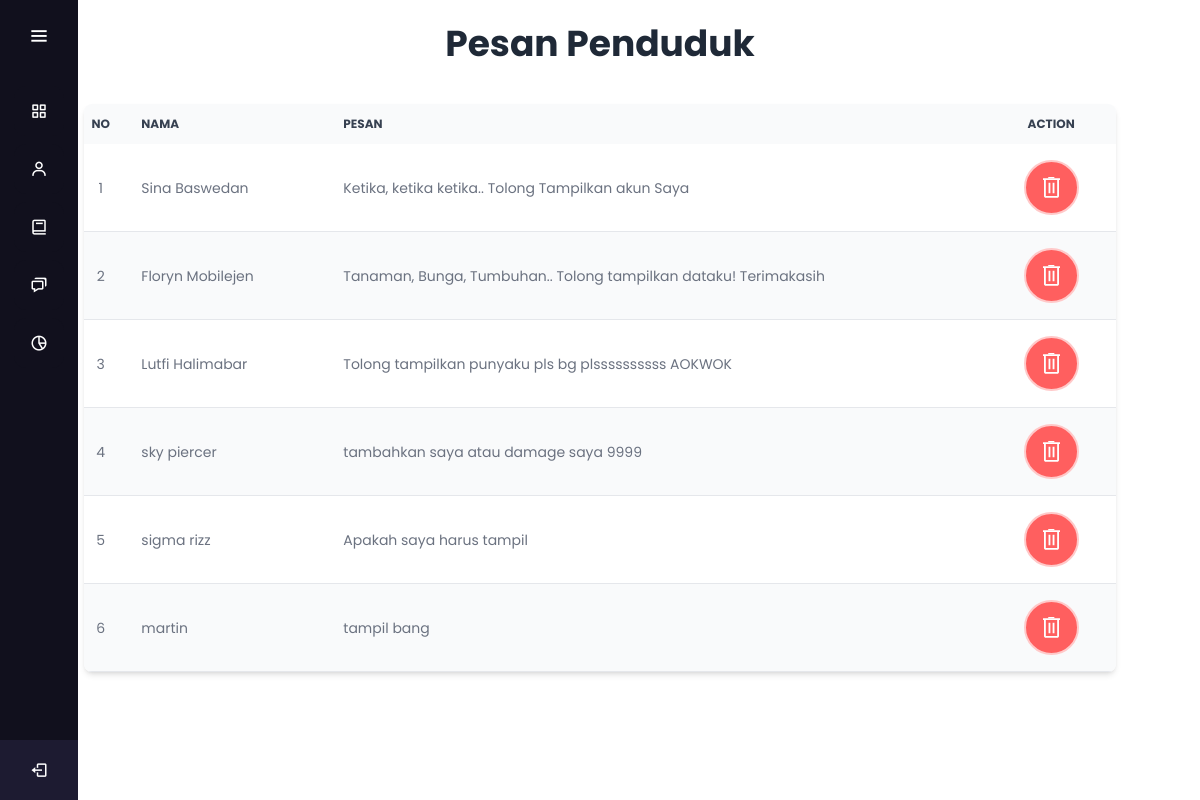
/pages/apesan.php (signed in), run on the app's committed database.
### tables this page shows
CREATE TABLE `pesan` (
  `idPesan` int(11) NOT NULL,
  `namaP` varchar(20) NOT NULL,
  `deskripsi` text NOT NULL
);

### pages/apesan.php (the view, shortened to what this page needs)
<?php
    include("../assets/mySql/connect.php");
    $query = mysqli_query($conn, "SELECT * FROM pesan") ;
?>
<!DOCTYPE html>
<html lang="en">
<head>
    <link rel="stylesheet" href="../assets/cdn/flowbite.min.css" />
    <link rel="stylesheet" href="../assets/css/adakes.css" />
</head>
<body style="background-image: url('../assets/image/pesan.jpg'); background-size: cover;">
    <?php include "../layout/anavbar.php" ?>
    <div>
        <div style=" padding: 7%; padding-top : 2%; padding-bottom : 0%; min-height:75dvh;">
            <p class="text-center text-4xl font-bold text-gray-800 mb-10"> Pesan Penduduk </p>
            <div class= "mb-10">
                <div class="relative overflow-x-auto shadow-md sm:rounded-lg">
                    <table class="w-full text-sm text-left rtl:text-right text-gray-500 dark:text-gray-400">
                        <thead class="text-xs text-gray-700 uppercase bg-gray-50 dark:bg-gray-700 dark:text-gray-400">
                            <tr>
                                <th scope="col" class="px-1 py-1 text-center">
                                    No
                                </th>
                                <th scope="col" class="px-6 py-3">
                                    Nama
                                </th>
                                <th scope="col" class="px-6 py-3">
                                    Pesan
                                </th>
                                <th scope="col" class="px-6 py-3 text-center">
                                    Action
                                </th>
                            </tr>
                        </thead>
                        <tbody>
                            <?php
                            $i = 1;
                            while ($data = mysqli_fetch_array($query)) :
                        ?>
                            <tr
                                class="odd:bg-white odd:dark:bg-gray-900 even:bg-gray-50 even:dark:bg-gray-800 border-b dark:border-gray-700">
                                <td class="px-1 py-1 text-center">
                                    <?= $i; ?>
                                </td>
                                <td class="px-6 py-4">
                                    <?= $data['namaP'] ?>
                                </td>
                                <td class="px-6 py-4">
                                    <?= $data['deskripsi'] ?>
                                </td>
                                <td class="px-6 py-4 flex relative justify-center items-center space-x-2 ">
                                    <a href="../assets/mySql/proses.php?deletePesan=<?=$data['idPesan'];?>">
                                        <button class="bin-button">
                                            <svg xmlns="http://www.w3.org/2000/svg" fill="none" viewBox="0 0 39 7"
                                                class="bin-top">
                                                <line stroke-width="4" stroke="white" y2="5" x2="39" y1="5"></line>
                                                <line stroke-width="3" stroke="white" y2="1.5" x2="26.0357" y1="1.5"
                                                    x1="12"></line>
                                            </svg>
                                        </button>
                                    </a>
                                </td>
                            </tr>
                            <?php
                                $i++;
                                endwhile ;
                            ?>
                        </tbody>
                    </table>
                </div>
            </div>
        </div>
</body>
</html>

### assets/css/adakes.css (style rules this page uses)
.bin-button { display: flex; flex-direction: column; align-items: center; justify-content: center; width: 55px; height: 55px; border-radius: 50%; background-color: rgb(255, 95, 95); cursor: pointer; border: 2px solid rgb(255, 201, 201); transition-duration: 0.3s; position: relative; overflow: hidden; }
.bin-bottom { width: 15px; z-index: 2; }
.bin-top { width: 17px; transform-origin: right; transition-duration: 0.3s; z-index: 2; }

### assets/css/anavbar.css (style rules this page uses)
* { margin: 0; padding: 0; box-sizing: border-box; font-family: "Poppins" , sans-serif; }

### data on the page
pesan: namaP "Sina Baswedan", deskripsi "Ketika, ketika ketika.. Tolong Tampilkan akun Saya"
pesan: namaP "Floryn Mobilejen", deskripsi "Tanaman, Bunga, Tumbuhan.. Tolong tampilkan dataku! Terimakasih"
pesan: namaP "Lutfi Halimabar", deskripsi "Tolong tampilkan punyaku pls bg plssssssssss AOKWOK"
pesan: namaP "sky piercer", deskripsi "tambahkan saya atau damage saya 9999"
pesan: namaP "sigma rizz", deskripsi "Apakah saya harus tampil"
pesan: namaP "martin", deskripsi "tampil bang"
